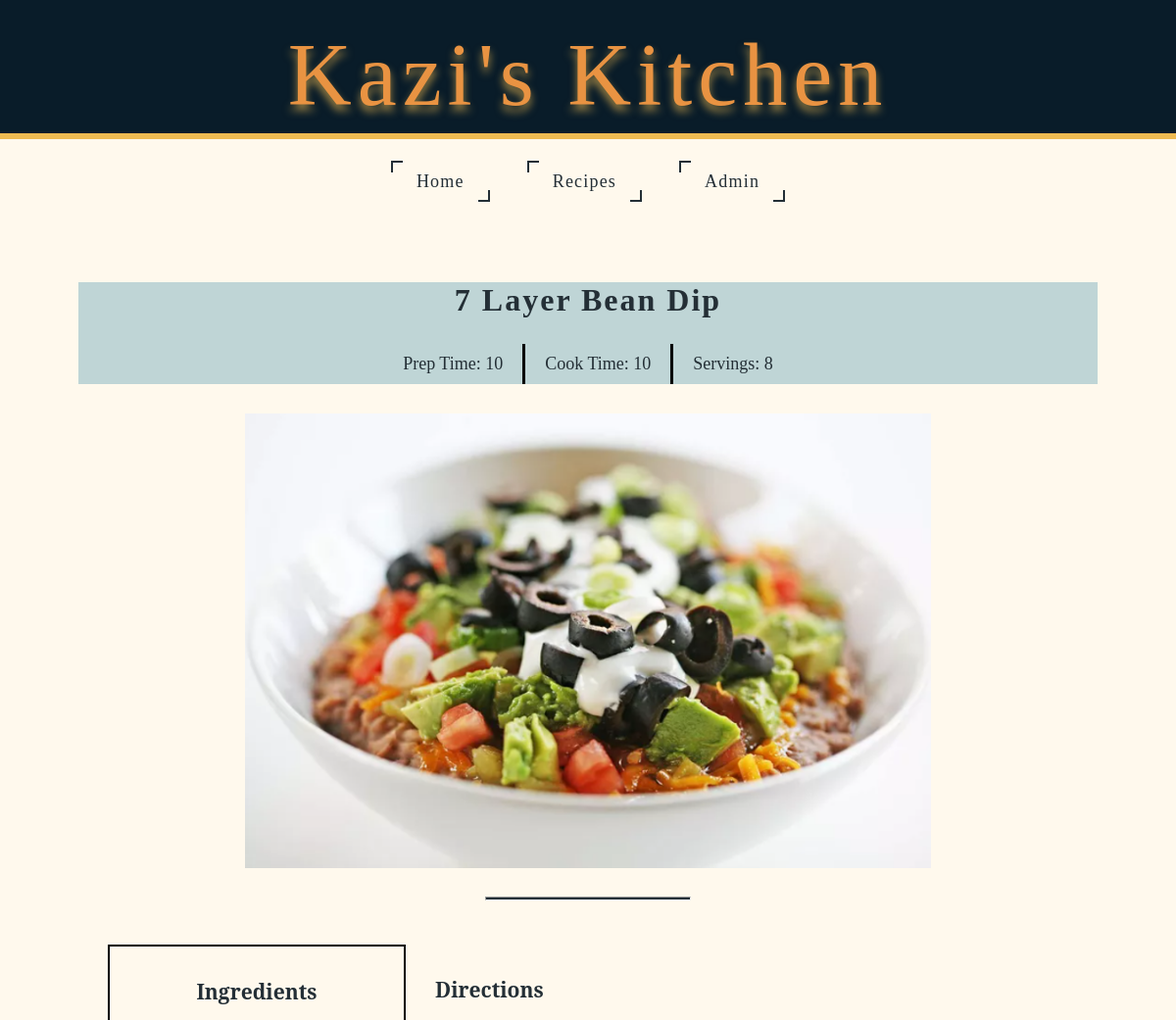
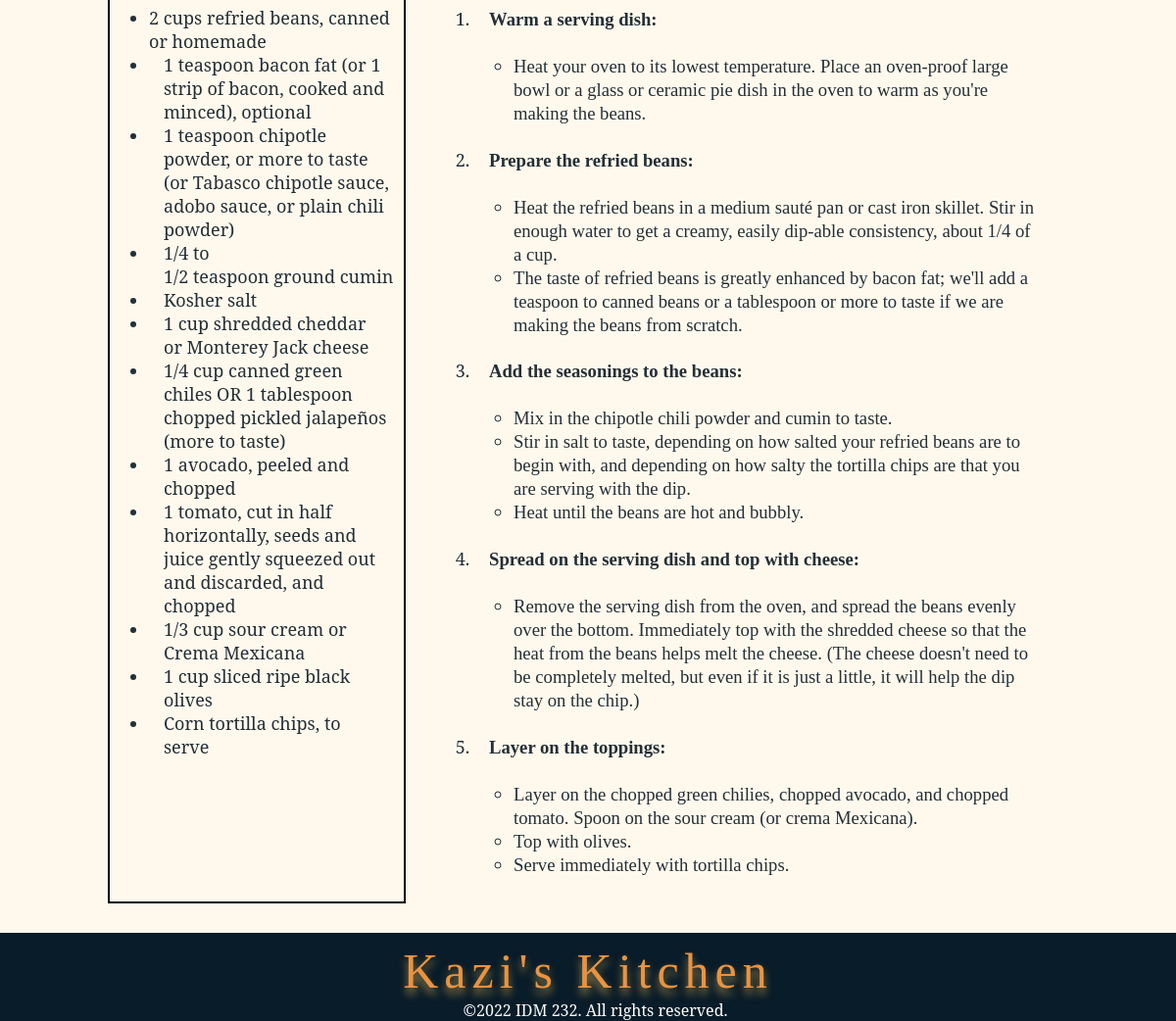
Page /final/recipeDetail.php?id=57 on the committed database (2 pictures, top to bottom).
### tables this page shows
CREATE TABLE `recipe` (
  `id` int(11) NOT NULL,
  `recipe_name` text NOT NULL,
  `servings` int(11) NOT NULL,
  `cook_time` int(11) NOT NULL,
  `prep_time` int(11) NOT NULL,
  `description` longtext NOT NULL,
  `ingredients` longtext NOT NULL,
  `directions` longtext NOT NULL,
  `image_path` varchar(250) NOT NULL
);

### final/.env.local.php (called while the page is built)
<?php
$APP_CONFIG = [
    'environment' => 'development',
    'site_name' => 'Kazi\s Kitchen',
    'site_url' => 'http://localhost/idm232/idm232-sfs76/final',
    'database_host' => 'localhost',
    'database_user' => 'root',
    'database_pass' => '',
    'database_name' => 'local_idm232_01'
];
?>

### final/_includes/helper-functions.php (called while the page is built, shortened)
<?php
function site_url()
{
    global $APP_CONFIG;
    return $APP_CONFIG['site_url'];
}
?>

### final/recipeDetail.php (the view, shortened to what this page needs)
<?php
include_once __DIR__ . '/app.php';
include_once __DIR__ . '/_components/header.php';
?>
<?php
$query = "SELECT * FROM recipe WHERE id = {$_GET['id']}";
$result = mysqli_query($db_connection, $query);
?>
<?php
    $site_url = site_url();
    while ($recipe = mysqli_fetch_array($result)) {
        echo "
            <div class='midSection'>
                <div class='recipeDetailTop text-center'>
                    <h2 class='recipeDetailTitle'>{$recipe['recipe_name']}</h2>
                    <div class='recipeDetailTimes'>
                        <div class='recipeDetailTimesContent'>
                            <p class='recipeDetailTimesItem ffArchitectsDaughter'> Prep Time: {$recipe['prep_time']}</p>
                            <p class='recipeDetailTimesItem ffArchitectsDaughter specialBorder'> Cook Time: {$recipe['cook_time']}</p>
                            <p class='recipeDetailTimesItem ffArchitectsDaughter'> Servings: {$recipe['servings']}</p>
                        </div>
                    </div>
                </div>
                <img class='featureImage center responsive' width='500px' height='500px' src='{$site_url}/{$recipe['image_path']}' alt='#'>
                <hr class='hr_30'>
                <div class='recipeBottom'>
                    <div class='ingredients'>
                        <h3> Ingredients </h3>
                        <p class=''>{$recipe['ingredients']}</p>
                    </div>
                    <div class='directions'>
                        <h3> Directions </h3>
                        <p class=''>{$recipe['directions']}</p>
                    </div>
                </div>
            </div>
        ";
    }
?>
          <?php include_once __DIR__ . '/_components/footer.php';

### final/_components/header.php (shortened to what this page needs)
<!DOCTYPE html>
<html lang="en">
<head>
  <link rel="stylesheet" href=" <?php echo site_url(); ?>/dist/styles/style.css">
  <link rel="stylesheet" href=" <?php echo site_url(); ?>/dist/styles/media.css">
  <link href="https://www.dafontfree.net/embed/YWtyb25pbS1yZWd1bGFyJmRhdGEvMjkvYS8xNTM0MTIvQWtyb25pbS1SZWd1bGFyLnR0Zg" rel="stylesheet" type="text/css"/>
</head>
<body>
    <div class="topSection">
    <div class="logoHeader responsive">
         <h1 id="logo">
            Kazi's Kitchen
        </h1>
    </div>
    <div class="nav">
        <ul id="navWidth">
            <li><a href="<?php echo site_url(); ?>/">Home</a></li>
            <li><a href="<?php echo site_url(); ?>/viewAll.php">Recipes</a></li>
            <li><a href="<?php echo site_url(); ?>/admin/recipes/index.php">Admin</a></li>
        </ul>
    </div>
<div>

### final/_components/footer.php (shortened to what this page needs)
<footer class="">
  <h1 id="logo_footer">
      Kazi's Kitchen
  </h1>
  <p class="">
    &copy;<?php echo date('Y'); ?> IDM 232. All
    rights reserved.
  </p>
</footer>
</body>
</html>

### rows in the picture
recipe: recipe_name "7 Layer Bean Dip", prep_time "10", cook_time "10", servings "8", ingredients "2 cups refried beans , canned or homemade 1 teaspoon bacon fat (or 1 strip of bacon, cooked and minced), optional 1 teaspoon chipotle powder , or more to taste (or Tabasco chipotle sauce, adobo sauce, or plain chili powder) 1/4 to 1/2 teaspoon ground cumin Kosher salt 1 cup shredded cheddar or Monterey Jack cheese 1/4 cup canned green chiles OR 1 tablespoon chopped pickled jalapeños (more to taste) 1 avocado , peeled and chopped 1 tomato , cut in half horizontally, seeds and juice gently squeezed out and discarded, and chopped 1/3 cup sour cream or Crema Mexicana 1 cup sliced ripe black olives Corn tortilla chips , to serve", directions "Warm a serving dish: Heat your oven to its lowest temperature. Place an oven-proof large bowl or a glass or ceramic pie dish in the oven to warm as you're making the beans. Prepare the refried beans: Heat the refried beans in a medium sauté pan or cast iron skillet. Stir in enough water to get a creamy, easily dip-able consistency, about 1/4 of a cup. The taste of refried beans is greatly enhanced by bacon fat; we'll add a teaspoon to canned beans or a tablespoon or more to taste if we are making the beans from scratch. Add the seasonings to the beans: Mix in the chipotle chili powder and cumin to taste. Stir in salt to taste, depending on how salted your refried beans are to begin with,…"
